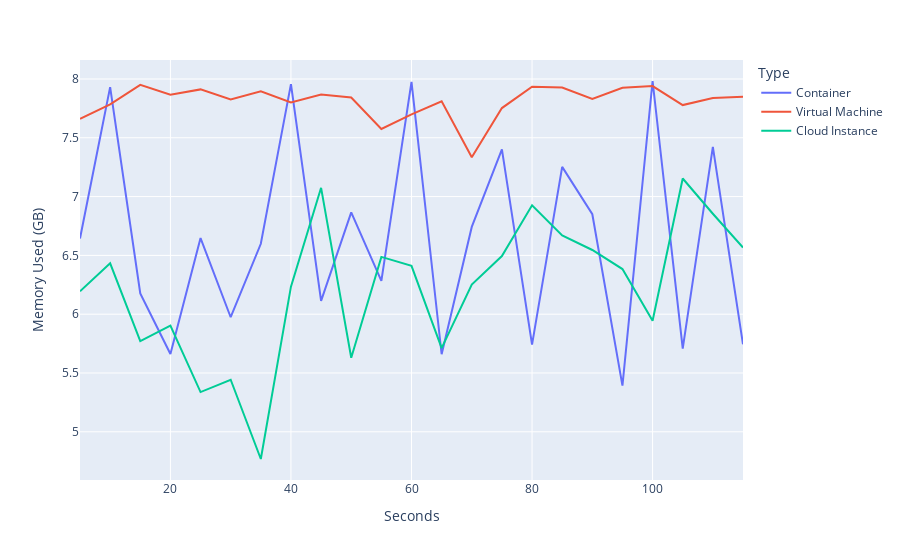

Notebook code for this chart:
### Code cell
num_rows = 115
seconds = list(range(5, 5 + num_rows, 5))
container_nginx_memory_8G_total_average_df = pd.DataFrame(container_nginx_memory_8G_total_average).rename(columns={0: "Memory Used (GB)"})
container_nginx_memory_8G_total_average_df["Type"] = "Container"
container_nginx_memory_8G_total_average_df["Seconds"] = seconds

vm_nginx_memory_8G_total_average_df = pd.DataFrame(vm_nginx_memory_8G_total_average).rename(columns={0: "Memory Used (GB)"})
vm_nginx_memory_8G_total_average_df["Type"] = "Virtual Machine"
vm_nginx_memory_8G_total_average_df["Seconds"] = seconds

ec2_nginx_memory_8G_total_average_df = pd.DataFrame(ec2_nginx_memory_8G_total_average).rename(columns={0: "Memory Used (GB)"})
ec2_nginx_memory_8G_total_average_df["Type"] = "Cloud Instance"
ec2_nginx_memory_8G_total_average_df["Seconds"] = seconds

df_8G_total_average = pd.concat([container_nginx_memory_8G_total_average_df,vm_nginx_memory_8G_total_average_df,ec2_nginx_memory_8G_total_average_df])

fig = px.line(df_8G_total_average, x="Seconds", y="Memory Used (GB)", color="Type")

fig.show()

### Figure 1 — Plotly figure (JSON) as saved in the notebook; plotly's stock layout.template omitted (floating-point values rounded to 4 significant figures)
{"data": [{"hovertemplate": "Type=Container<br>Seconds=%{x}<br>Memory Used (GB)=%{y}<extra></extra>", "legendgroup": "Container", "line": {"color": "#636efa", "dash": "solid"}, "marker": {"symbol": "circle"}, "mode": "lines", "name": "Container", "orientation": "v", "showlegend": true, "type": "scatter", "x": [5, 10, 15, 20, 25, 30, 35, 40, 45, 50, 55, 60, 65, 70, 75, 80, 85, 90, 95, 100, 105, 110, 115], "xaxis": "x", "y": [6.644, 7.931, 6.177, 5.661, 6.647, 5.974, 6.598, 7.956, 6.113, 6.865, 6.283, 7.975, 5.659, 6.742, 7.402, 5.742, 7.252, 6.85, 5.393, 7.983, 5.707, 7.422, 5.744], "yaxis": "y"}, {"hovertemplate": "Type=Virtual Machine<br>Seconds=%{x}<br>Memory Used (GB)=%{y}<extra></extra>", "legendgroup": "Virtual Machine", "line": {"color": "#EF553B", "dash": "solid"}, "marker": {"symbol": "circle"}, "mode": "lines", "name": "Virtual Machine", "orientation": "v", "showlegend": true, "type": "scatter", "x": [5, 10, 15, 20, 25, 30, 35, 40, 45, 50, 55, 60, 65, 70, 75, 80, 85, 90, 95, 100, 105, 110, 115], "xaxis": "x", "y": [7.662, 7.783, 7.95, 7.866, 7.911, 7.827, 7.895, 7.8, 7.867, 7.842, 7.575, 7.698, 7.81, 7.335, 7.753, 7.934, 7.927, 7.83, 7.924, 7.94, 7.778, 7.839, 7.848], "yaxis": "y"}, {"hovertemplate": "Type=Cloud Instance<br>Seconds=%{x}<br>Memory Used (GB)=%{y}<extra></extra>", "legendgroup": "Cloud Instance", "line": {"color": "#00cc96", "dash": "solid"}, "marker": {"symbol": "circle"}, "mode": "lines", "name": "Cloud Instance", "orientation": "v", "showlegend": true, "type": "scatter", "x": [5, 10, 15, 20, 25, 30, 35, 40, 45, 50, 55, 60, 65, 70, 75, 80, 85, 90, 95, 100, 105, 110, 115], "xaxis": "x", "y": [6.195, 6.432, 5.771, 5.902, 5.338, 5.443, 4.769, 6.234, 7.075, 5.629, 6.487, 6.411, 5.711, 6.252, 6.495, 6.926, 6.67, 6.546, 6.384, 5.944, 7.154, 6.854, 6.566], "yaxis": "y"}], "layout": {"legend": {"title": {"text": "Type"}, "tracegroupgap": 0}, "margin": {"t": 60}, "xaxis": {"anchor": "y", "domain": [0, 1], "title": {"text": "Seconds"}}, "yaxis": {"anchor": "x", "domain": [0, 1], "title": {"text": "Memory Used (GB)"}}}}
